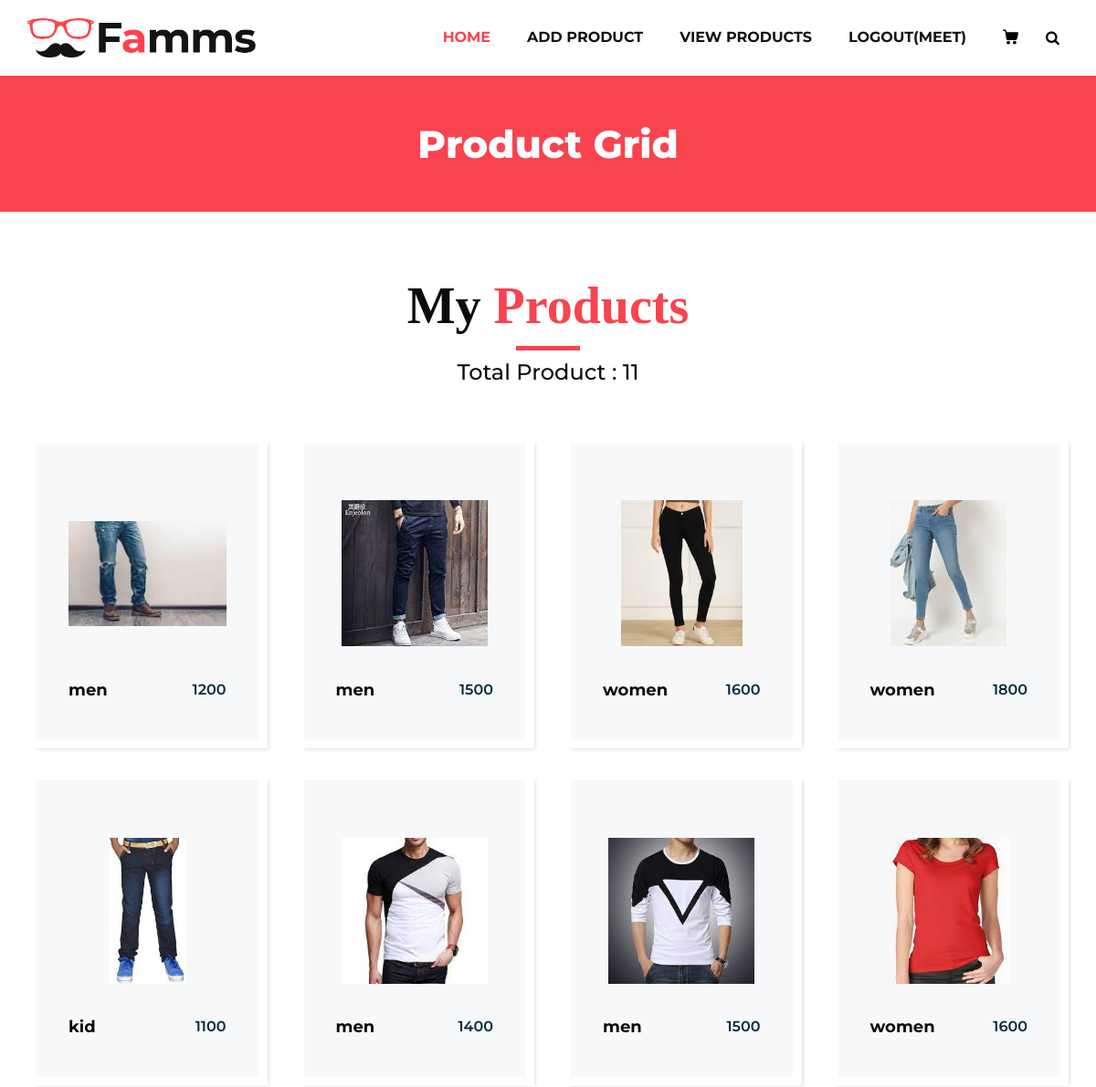
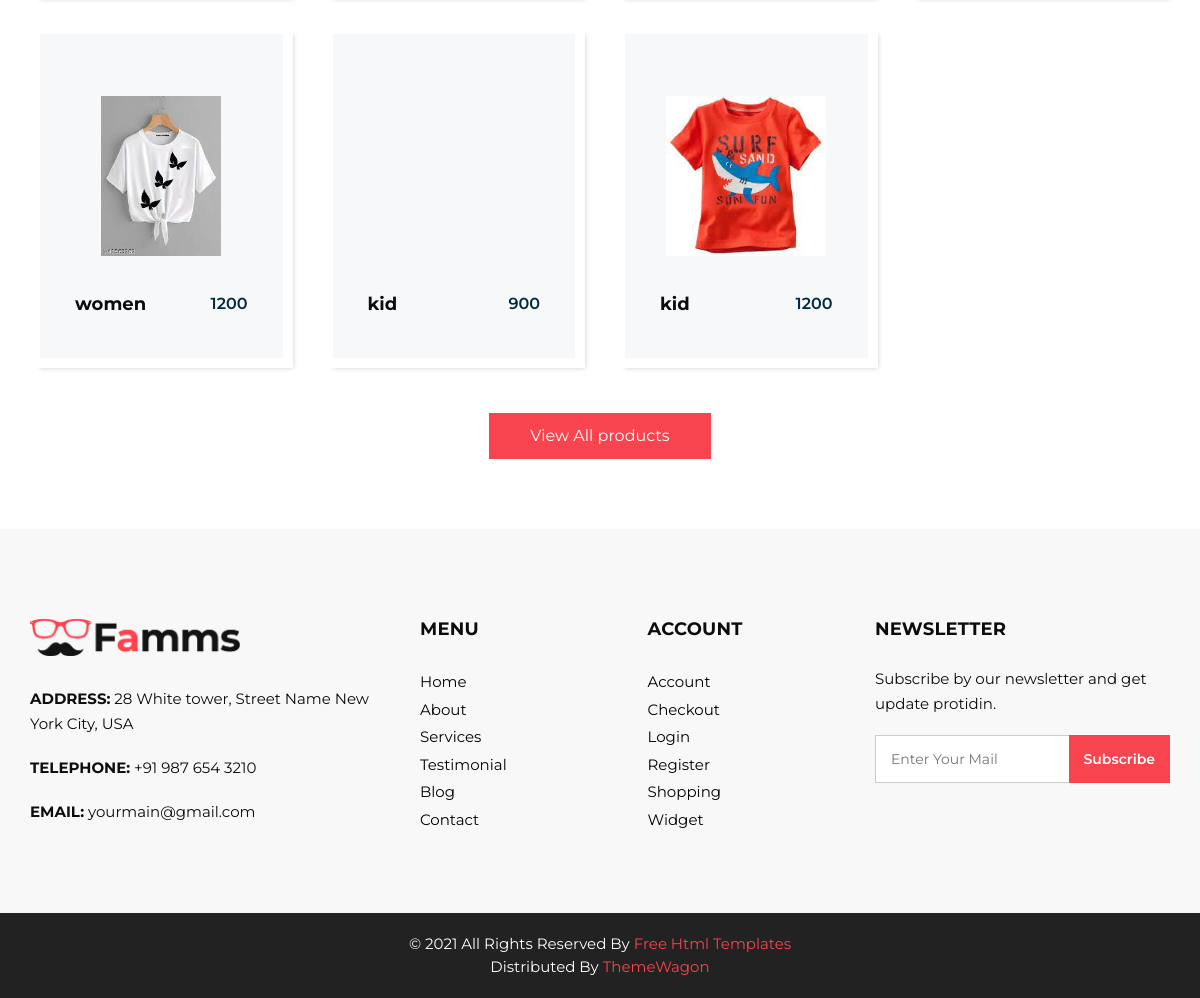
Screenshot of /seller_view_product/ (signed in) with the database file from the repository (2 pictures, top to bottom).
### myapp/models.py (models this page shows, shortened)
class User(models.Model):
	fname=models.CharField(max_length=100)
	lname=models.CharField(max_length=100)
	email=models.CharField(max_length=100)
	mobile=models.CharField(max_length=100)
	address=models.TextField()
	password=models.CharField(max_length=100)
	usertype=models.CharField(max_length=100,default="user")

class Product(models.Model):
	choice1=(
		('men','men'),
		('women','women'),
		('kid','kid'),
		)
	choice2=(
		('jeans','jeans'),
		('tshirt','tshirt'),
		('top','top'),
		)
	choice3=(
		('s','s'),
		('m','m'),
		('l','l'),
		('xl','xl'),
		)
	seller=models.ForeignKey(User,on_delete=models.CASCADE)
	product_category=models.CharField(max_length=100,choices=choice1)
	product_type=models.CharField(max_length=100,choices=choice2)
	product_size=models.CharField(max_length=100,choices=choice3)
	product_price=models.PositiveIntegerField()
	product_desc=models.TextField()
	product_image=models.ImageField(upload_to="product_images/")

### myapp/views.py (the view)
# urls.py: path('seller_view_product/',views.seller_view_product,name='seller_view_product'),
def seller_view_product(request):
	seller=User.objects.get(email=request.session['email'])
	products=Product.objects.filter(seller=seller)
	return render(request,'seller_view_product.html',{'products':products})

### myapp/templates/seller_view_product.html (shortened to what this page needs)
{% extends 'seller_header.html' %}
{% load static %}
{% block content %}
<!DOCTYPE html>
<html>
   <head>
   </head>
   <body class="sub_page">
      <section class="inner_page_head">
         <div class="container_fuild">
            <div class="row">
               <div class="col-md-12">
                  <div class="full">
                     <h3>Product Grid</h3>
                  </div>
               </div>
            </div>
         </div>
      </section>
      <section class="product_section layout_padding">
         <div class="container">
            <div class="heading_container heading_center">
               <h2>
                  My <span>Products</span>
               </h2>
               <h4>Total Product : {{products.count}}</h4>
            </div>
            <div class="row">
               {% for i in products %}
               <div class="col-sm-6 col-md-4 col-lg-3">
                  <div class="box">
                     <div class="img-box">
                        <img src="{{i.product_image.url}}" alt="">
                     </div>
                     <div class="detail-box">
                        <h5>
                           {{i.product_category}}
                        </h5>
                        <h6>
                           {{i.product_price}}
                        </h6>
                     </div>
                  </div>
               </div>
               {% endfor %}
            </div>
            <div class="btn-box">
               <a href="">
               View All products
               </a>
            </div>
         </div>
      </section>
   </body>
</html>
{% endblock %}

### myapp/templates/seller_header.html (shortened to what this page needs)
{% load static %}
<!DOCTYPE html>
<html>
   <head>
      <link rel="stylesheet" type="text/css" href="{% static 'css/bootstrap.css' %}" />
      <link href="{% static 'css/font-awesome.min.css' %}" rel="stylesheet" />
      <link href="{% static 'css/style.css' %}" rel="stylesheet" />
      <link href="{% static 'css/responsive.css' %}" rel="stylesheet" />
   </head>
   <body>
      <div>
         <header class="header_section">
            <div class="container">
               <nav class="navbar navbar-expand-lg custom_nav-container ">
                  <a class="navbar-brand" href="{% url 'seller_index' %}"><img width="250" src="{% static 'images/logo.png' %}" alt="#" /></a>
                  <div class="collapse navbar-collapse" id="navbarSupportedContent">
                     <ul class="navbar-nav">
                        <li class="nav-item active">
                           <a class="nav-link" href="{% url 'seller_index' %}">Home <span class="sr-only">(current)</span></a>
                        </li>
                        <li class="nav-item">
                           <a class="nav-link" href="{% url 'seller_add_product' %}">Add Product</a>
                        </li>
                         <li class="nav-item">
                           <a class="nav-link" href="{% url 'seller_view_product' %}">View Products</a>
                        </li>
                        {% if request.session.email %}
                           <li class="nav-item">
                              <a class="nav-link" href="{% url 'logout' %}">Logout({{request.session.fname}})</a>
                           </li>
                        {% endif %}
                        <li class="nav-item">
                           <a class="nav-link" href="#">
                           </a>
                        </li>
                        <form class="form-inline">
                           <button class="btn  my-2 my-sm-0 nav_search-btn" type="submit">
                           <i class="fa fa-search" aria-hidden="true"></i>
                           </button>
                        </form>
                     </ul>
                  </div>
               </nav>
            </div>
         </header>
      {% block content %}
      {% endblock %}
      <footer>
         <div class="container">
            <div class="row">
               <div class="col-md-4">
                   <div class="full">
                      <div class="logo_footer">
                        <a href="#"><img width="210" src="{% static 'images/logo.png' %}" alt="#" /></a>
                      </div>
                      <div class="information_f">
                        <p><strong>ADDRESS:</strong> 28 White tower, Street Name New York City, USA</p>
                        <p><strong>TELEPHONE:</strong> +91 987 654 3210</p>
                        <p><strong>EMAIL:</strong> yourmain@gmail.com</p>
                      </div>
                   </div>
               </div>
               <div class="col-md-8">
                  <div class="row">
                  <div class="col-md-7">
                     <div class="row">
                        <div class="col-md-6">
                     <div class="widget_menu">
                        <h3>Menu</h3>
                        <ul>
                           <li><a href="#">Home</a></li>
                           <li><a href="#">About</a></li>
                           <li><a href="#">Services</a></li>
                           <li><a href="#">Testimonial</a></li>
                           <li><a href="#">Blog</a></li>
                           <li><a href="#">Contact</a></li>
                        </ul>
                     </div>
                  </div>
                  <div class="col-md-6">
                     <div class="widget_menu">
                        <h3>Account</h3>
                        <ul>
                           <li><a href="#">Account</a></li>
                           <li><a href="#">Checkout</a></li>
                           <li><a href="#">Login</a></li>
                           <li><a href="#">Register</a></li>
                           <li><a href="#">Shopping</a></li>
                           <li><a href="#">Widget</a></li>
                        </ul>
                     </div>
                  </div>
                     </div>
                  </div>
                  <div class="col-md-5">
                     <div class="widget_menu">
                        <h3>Newsletter</h3>
                        <div class="information_f">
                          <p>Subscribe by our newsletter and get update protidin.</p>
                        </div>
                        <div class="form_sub">
                           <form>
                              <fieldset>
                                 <div class="field">
                                    <input type="email" placeholder="Enter Your Mail" name="email" />
                                    <input type="submit" value="Subscribe" />
                                 </div>
                              </fieldset>
                           </form>
                        </div>
                     </div>
                  </div>
                  </div>
               </div>
            </div>
         </div>
      </footer>
      <div class="cpy_">
         <p class="mx-auto">© 2021 All Rights Reserved By <a href="https://html.design/">Free Html Templates</a><br>
            Distributed By <a href="https://themewagon.com/" target="_blank">ThemeWagon</a>
         </p>
      </div>
   </body>
</html>

### myapp/static/css/responsive.css (style rules this page uses)
@media (min-width: 1200px) { .container { max-width: 1170px; } }

### rows the page displays
User: session.fname "MEET"
Product: product_image (picture), product_category "men", product_price "1200"
Product: product_image (picture), product_category "men", product_price "1500"
Product: product_image (picture), product_category "women", product_price "1600"
Product: product_image (picture), product_category "women", product_price "1800"
Product: product_image (picture), product_category "kid", product_price "1100"
Product: product_image (picture), product_category "men", product_price "1400"
Product: product_image (picture), product_category "men", product_price "1500"
Product: product_image (picture), product_category "women", product_price "1600"
Product: product_image (picture), product_category "women", product_price "1200"
Product: product_category "kid", product_price "900"
Product: product_image (picture), product_category "kid", product_price "1200"

### other values shown
{{ products.count }} "11"
